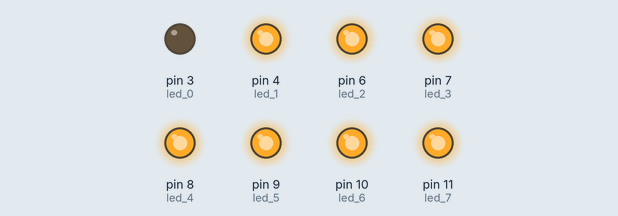
Recording of a sketch running on a simulated Arduino Uno, built with avr-gcc and run on an emulated ATmega328P. On the bench: output pins drawn as LEDs (lit = HIGH).

Above: at 0.2 s.
At 0.5 s:
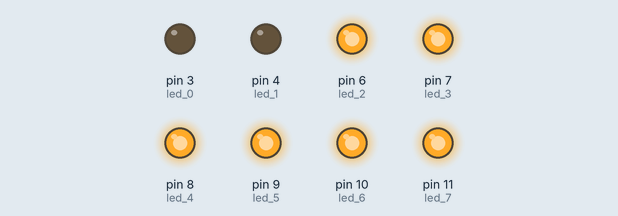
At 0.8 s:
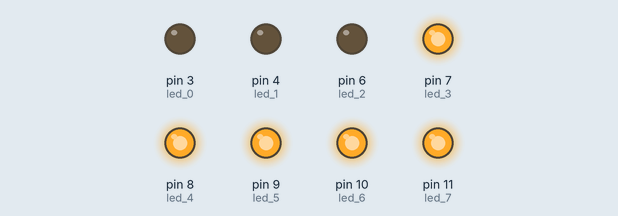
At 1.0 s:
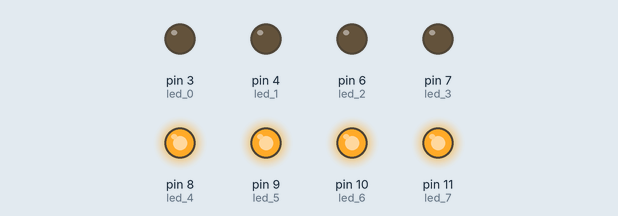
At 1.4 s:
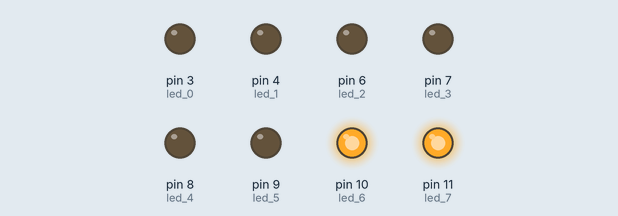
At 2.25 s:
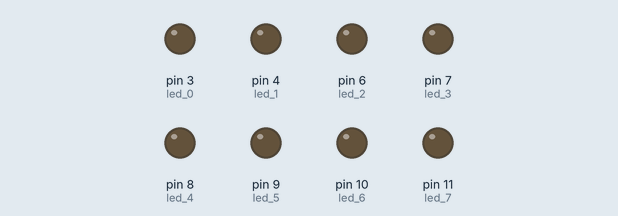
Timing chart, 0 to 4.1 s (numbered marks = the images above):
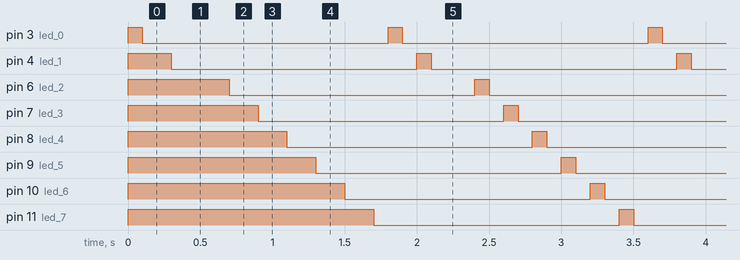

The sketch:

ledPractice02.ino
```cpp
const unsigned int led_0 = 3;
const unsigned int led_1 = 4;
const unsigned int led_2 = 6;
const unsigned int led_3 = 7;
const unsigned int led_4 = 8;
const unsigned int led_5 = 9;
const unsigned int led_6 = 10;
const unsigned int led_7 = 11;

void setup() {
  // put your setup code here, to run once:
  // Led 초기화
  pinMode(led_0, OUTPUT);
  pinMode(led_1, OUTPUT);
  pinMode(led_2, OUTPUT);
  pinMode(led_3, OUTPUT);
  pinMode(led_4, OUTPUT);
  pinMode(led_5, OUTPUT);
  pinMode(led_6, OUTPUT);
  pinMode(led_7, OUTPUT);

  // Led 켜기
  digitalWrite(led_0, HIGH);
  digitalWrite(led_1, HIGH);
  digitalWrite(led_2, HIGH);
  digitalWrite(led_3, HIGH);
  digitalWrite(led_4, HIGH);
  digitalWrite(led_5, HIGH);
  digitalWrite(led_6, HIGH);
  digitalWrite(led_7, HIGH);
}

void loop() {
  // put your main code here, to run repeatedly:
  for (int i=3; i<=11; i++) {
    digitalWrite(i, 1);
    delay(100);
    digitalWrite(i, 0);
    delay(100);
  // }
  // int arr[8] = {3, 4, 6, 7, 8, 9, 10, 11};
  // for (int i=0; i<8; i++) {
  //   digitalWrite(arr[i], 1);
  //   delay(100);
  //   digitalWrite(arr[i], 0);
  //   delay(100);
  }


}
```

Measured:
- by itself, pin 3 (led_0), pin 4 (led_1), pin 6 (led_2), pin 7 (led_3), pin 8 (led_4), pin 9 (led_5), pin 10 (led_6), pin 11 (led_7): alternates HIGH for 0.10 s and LOW for 1.7 s
